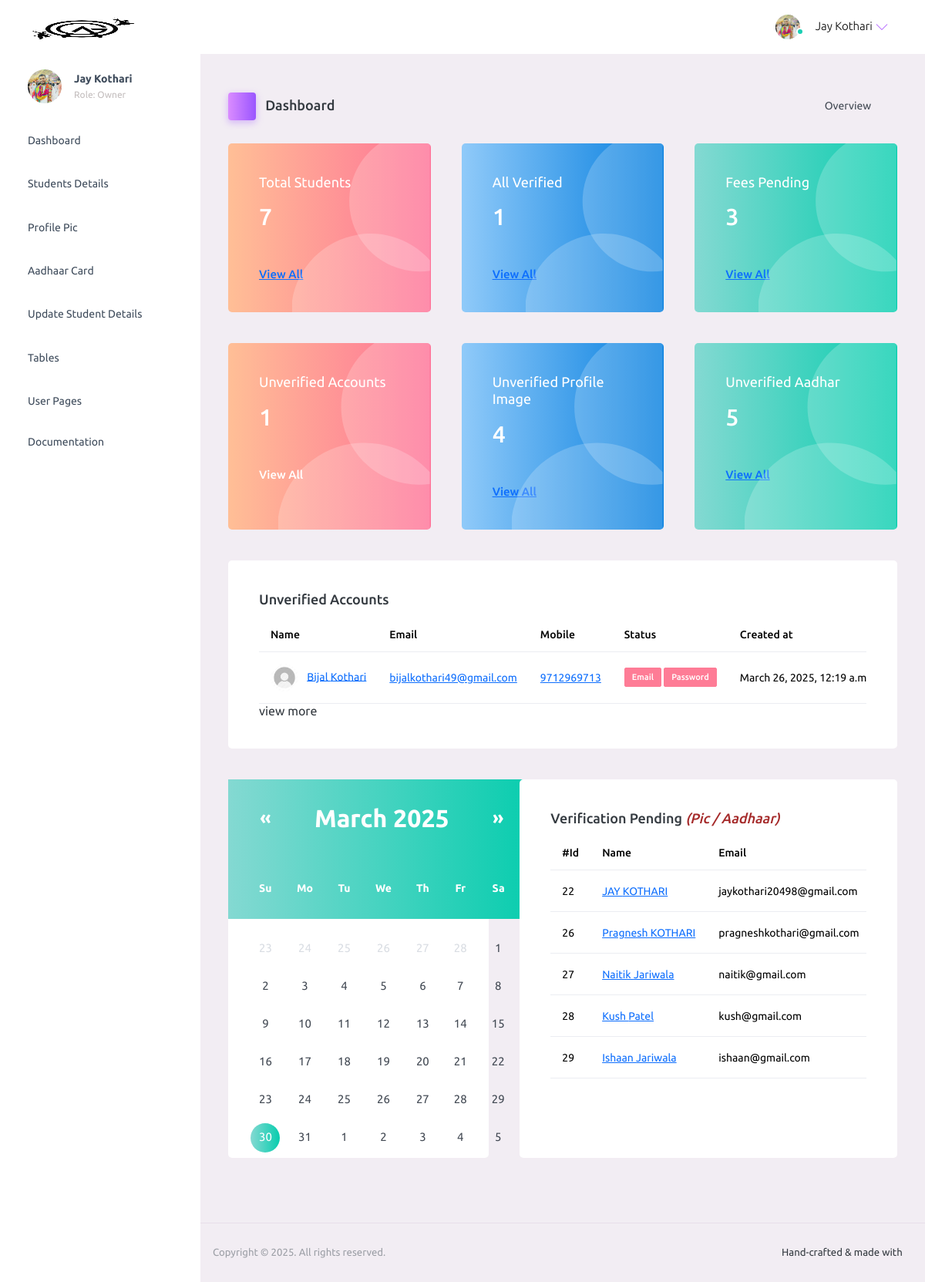
/mentor/ (signed in), run on an earlier commit of the app's database.
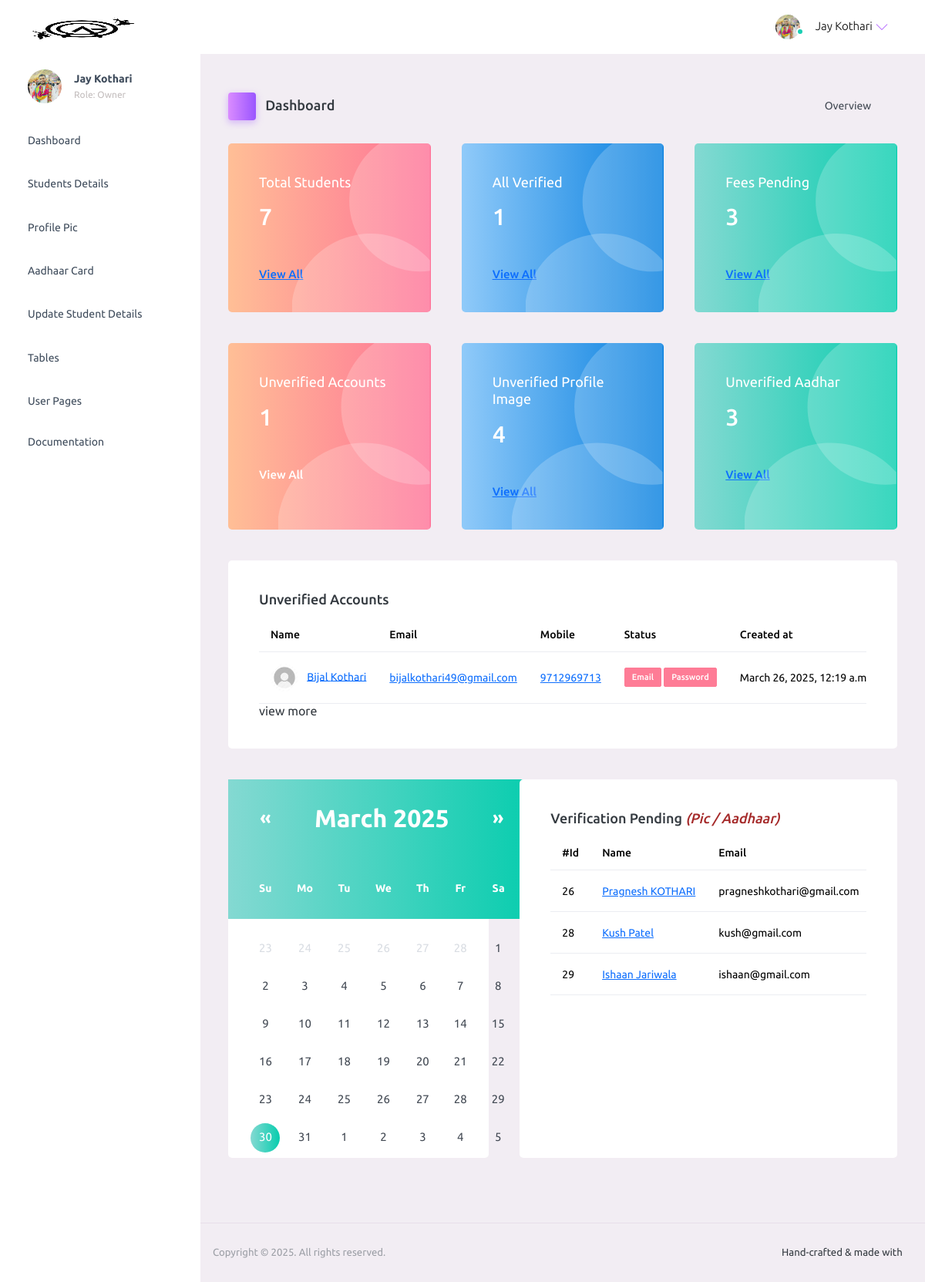
And on a later commit of the database.
### student/models.py (models this page shows, shortened)
class Student(models.Model):
    doc_choice = (
        ('Owner','Owner'),
        ('Sir','Sir'),
        ('Student','Student'),
    )
    first_name = models.CharField(max_length=30)
    last_name = models.CharField(max_length=30)
    birth_date = models.DateField(blank=True, null=True)
    email = models.EmailField(unique=True)
    mobile = models.CharField(max_length=10)
    parent_mobile = models.CharField(max_length=10)
    role = models.CharField(max_length=10, choices=doc_choice, default='Student')
    address = models.TextField()
    password = models.CharField(max_length=30)
    password_reset = models.BooleanField(default=False)
    verified = models.BooleanField(default=False)
    aadhar = models.CharField(max_length=12)
    aadhar_verified = models.BooleanField(default=False)
    aadhar_verified_by = models.CharField(max_length=30,blank=True,null=True)
    profile_qr = models.FileField(upload_to='profile_qr/',default='default/qr.png')
    profile_image = models.FileField(upload_to='profile/', default='default/profile.jpg')
    profile_image_verified = models.BooleanField(default=False)
    fees_amount = models.IntegerField(default=0)
    fees_paid = models.IntegerField(default=0)
    fees_status = models.BooleanField(default=False)
    batch_name = models.CharField(max_length=30, blank=True, null=True, default='General')
    batch_start_date = models.DateField(blank=True, null=True)
    batch_end_date = models.DateField(blank=True, null=True)
    created_at = models.DateTimeField(auto_now_add=True)

### mentor/views.py (the view)
# urls.py: path('', views.index, name='mentor-index'),
def index(request):
        student = Student.objects.get(email=request.session['email'])
        if student.role == 'Student':
            return render(request, 'login.html', {'msg': 'You are not authorized to access this page'})
        students = Student.objects.all()
        students_count = students.count()
        fees_pending = students.filter(fees_status=False).count()
        pending_verification = students.filter( Q(profile_image_verified=False) | Q(aadhar_verified=False)).exclude(verified=False).order_by('created_at')[:8]
        all_verified = students.filter(fees_status=True, verified=True, password_reset=True, profile_image_verified=True, aadhar_verified=True ).count()
        unverified_list = students.filter(Q(verified=False) | Q(password_reset=False)).order_by('created_at')
        aadhar_unverified = students.filter(aadhar_verified=False).count()
        profile_unverified = students.filter(profile_image_verified=False).count()
        return render(request, 'index.html', {'students_count': students_count,
                                              'unverified_list': unverified_list,
                                              'pending_verification': pending_verification,
                                              'student': student,
                                              'fees_pending': fees_pending,
                                              'all_verified': all_verified,
                                              'aadhar_unverified': aadhar_unverified,
                                              'profile_unverified': profile_unverified})

### mentor/templates/index.html (shortened to what this page needs)
{% extends 'header.html' %}
{% load static %}
{% block content %}
<div class="main-panel">
  <div class="content-wrapper">
    <div class="page-header">
      <h3 class="page-title">
        <span class="page-title-icon bg-gradient-primary text-white me-2">
          <i class="mdi mdi-home"></i>
        </span> Dashboard
      </h3>
      <nav aria-label="breadcrumb">
        <ul class="breadcrumb">
          <li class="breadcrumb-item active" aria-current="page">
            Overview <i class="mdi mdi-alert-circle-outline icon-sm text-primary align-middle"></i>
          </li>
        </ul>
      </nav>
    </div>
    <div class="row">
      <div class="col-md-4 stretch-card grid-margin">
        <div class="card bg-gradient-danger card-img-holder text-white">
          <div class="card-body">
            <img src="{% static 'assets/images/dashboard/circle.svg' %}" class="card-img-absolute" alt="circle-image" />
            <h4 class="font-weight-normal mb-3">Total Students
            </h4>
            <h2 class="mb-5"> {{students_count}}</h2>
            <h6 class="card-text"><a href="{% url 'students_list' %}">View All</a> </h6>
          </div>
        </div>
      </div>
      <div class="col-md-4 stretch-card grid-margin">
        <div class="card bg-gradient-info card-img-holder text-white">
          <div class="card-body">
            <img src="{% static 'assets/images/dashboard/circle.svg' %}" class="card-img-absolute" alt="circle-image" />
            <h4 class="font-weight-normal mb-3">All Verified
            </h4>
            <h2 class="mb-5">{{all_verified}}</h2>
            <h6 class="card-text"><a href="{% url 'all_verified' %}">View All</a></h6>
          </div>
        </div>
      </div>
      <div class="col-md-4 stretch-card grid-margin">
        <div class="card bg-gradient-success card-img-holder text-white">
          <div class="card-body">
            <img src="{% static 'assets/images/dashboard/circle.svg' %}" class="card-img-absolute" alt="circle-image" />
            <h4 class="font-weight-normal mb-3">Fees Pending
            </h4>
            <h2 class="mb-5">{{fees_pending}}</h2>
            <h6 class="card-text"><a href="{% url 'fees_unpaid_list' %}" >View All</a></h6>
          </div>
        </div>
      </div>
    </div>
    <div class="row">
      <div class="col-md-4 stretch-card grid-margin">
        <div class="card bg-gradient-danger card-img-holder text-white">
          <div class="card-body">
            <img src="{% static 'assets/images/dashboard/circle.svg' %}" class="card-img-absolute" alt="circle-image" />
            <h4 class="font-weight-normal mb-3">Unverified Accounts
            </h4>
            <h2 class="mb-5"> {{unverified_list.count}}</h2>
            <h6 class="card-text">View All</h6>
          </div>
        </div>
      </div>
      <div class="col-md-4 stretch-card grid-margin">
        <div class="card bg-gradient-info card-img-holder text-white">
          <div class="card-body">
            <img src="{% static 'assets/images/dashboard/circle.svg' %}" class="card-img-absolute" alt="circle-image" />
            <h4 class="font-weight-normal mb-3">Unverified Profile Image
            </h4>
            <h2 class="mb-5">{{profile_unverified}}</h2>
            <a href="{% url 'profile_image_unverified_list' %}"><h6 class="card-text">View All</h6></a>
          </div>
        </div>
      </div>
      <div class="col-md-4 stretch-card grid-margin">
        <div class="card bg-gradient-success card-img-holder text-white">
          <div class="card-body">
            <img src="{% static 'assets/images/dashboard/circle.svg' %}" class="card-img-absolute" alt="circle-image" />
            <h4 class="font-weight-normal mb-3">Unverified Aadhar
            </h4>
            <h2 class="mb-5">{{aadhar_unverified}}</h2>
            <a href="{% url 'unverified_aadhar_list' %}"><h6 class="card-text">View All</h6></a>
          </div>
        </div>
      </div>
    </div>
    <div class="row">
      <div class="col-12 grid-margin">
        <div class="card">
          <div class="card-body">
            <h4 class="card-title">Unverified Accounts</h4>
            <div class="table-responsive">
              <table class="table">
                <thead>
                  <tr>
                    <th> Name </th>
                    <th> Email </th>
                    <th> Mobile </th>
                    <th> Status </th>
                    <th> Created at </th>
                  </tr>
                </thead>
                <tbody>
                  {% for one in unverified_list %}
                  <tr>
                    <td>
                      <img src="{{one.profile_image.url}}" class="me-2" alt="image"> <a href="{% url 'view_student' one.id %}">{{one.first_name}} {{one.last_name}}</a>
                    </td>
                    <td> <a href="mailto:{{one.email}}">{{one.email}} </a></td>
                    <td> <a href="tel:+91{{one.mobile}}">{{one.mobile}}</a> </td>
                    <td>
                      {% if one.verified %}
                      <label class="badge badge-gradient-success">Email</label>
                      {% else %}
                      <label class="badge badge-danger">Email</label>
                      {% endif %}
                      {% if one.password_reset %}
                      <label class="badge badge-gradient-success">Password</label>
                      {% else %}
                      <label class="badge badge-danger">Password</label>
                      {% endif %}
                    </td>
                    <td>{{one.created_at}}</td>
                  </tr>
                  {% endfor %}
                </tbody>
              </table>
            </div>
            view more
          </div>
        </div>
      </div>
    </div>
    <div class="row">
      <div class="col-lg-5 grid-margin stretch-card">
        <div class="card">
          <div class="card-body p-0 d-flex">
            <div id="inline-datepicker" class="datepicker datepicker-custom"></div>
          </div>
        </div>
      </div>
      <div class="col-md-7 grid-margin stretch-card">
        <div class="card">
          <div class="card-body">
            <h4 class="card-title">Verification Pending <span style="font-style: italic; color: brown;">(Pic / Aadhaar)</span></h4>
            <div class="table-responsive">
              <table class="table">
                <thead>
                  <tr>
                    <th> #Id </th>
                    <th> Name </th>
                    <th> Email </th>
                  </tr>
                </thead>
                <tbody>
                  {% for one in pending_verification %}
                  <tr>
                    <td> {{one.id}} </td>
                    <td> <a href="{% url 'view_student' one.id %}">{{one.first_name}} {{one.last_name}}</a>  </td>
                    <td> {{one.email}} </td>
                  </tr>
                  {% endfor %}
                </tbody>
              </table>
            </div>
          </div>
        </div>
      </div>
    </div>
  </div>
  <footer class="footer">
    <div class="d-sm-flex justify-content-center justify-content-sm-between">
      <span class="text-muted text-center text-sm-left d-block d-sm-inline-block">Copyright © 2025. All rights reserved.</span>
      <span class="float-none float-sm-right d-block mt-1 mt-sm-0 text-center">Hand-crafted & made with <i class="mdi mdi-heart text-danger"></i></span>
    </div>
  </footer>
</div>
{% endblock %}

### mentor/templates/header.html (shortened to what this page needs)
{% load static %}
<!DOCTYPE html>
<html lang="en">
  <head>
    <link rel="stylesheet" href="{% static 'assets/vendors/mdi/css/materialdesignicons.min.css' %}">
    <link rel="stylesheet" href="{% static 'assets/vendors/ti-icons/css/themify-icons.css' %}">
    <link rel="stylesheet" href="{% static 'assets/vendors/css/vendor.bundle.base.css' %}">
    <link rel="stylesheet" href="{% static 'assets/vendors/font-awesome/css/font-awesome.min.css' %}">
    <link rel="stylesheet" href="{% static 'assets/vendors/font-awesome/css/font-awesome.min.css' %}" />
    <link rel="stylesheet" href="{% static 'assets/vendors/bootstrap-datepicker/bootstrap-datepicker.min.css' %}">
    <link rel="stylesheet" href="{% static 'assets/css/style.css' %}">
  </head>
  <body>
    {% if student.role == "Sir" or student.role == "Owner" %}
    <div class="container-scroller">
      <nav class="navbar default-layout-navbar col-lg-12 col-12 p-0 fixed-top d-flex flex-row">
        <div class="text-center navbar-brand-wrapper d-flex align-items-center justify-content-center" style="object-fit: cover; overflow: hidden; ">
          <a class="navbar-brand brand-logo" href="{% url 'mentor-index' %}"><img src="{% static 'assets/images/logo.png' %}" alt="logo"  /></a>
        </div>
        <div class="navbar-menu-wrapper d-flex align-items-stretch">
          <button class="navbar-toggler navbar-toggler align-self-center" type="button" data-toggle="minimize">
            <span class="mdi mdi-menu"></span>
          </button>
          <ul class="navbar-nav navbar-nav-right">
            <li class="nav-item nav-profile dropdown">
              <a class="nav-link dropdown-toggle" id="profileDropdown" href="#" data-bs-toggle="dropdown" aria-expanded="false">
                <div class="nav-profile-img">
                  <img src="{{student.profile_image.url}}" style="object-fit: cover;" alt="image">
                  <span class="availability-status online"></span>
                </div>
                <div class="nav-profile-text">
                  <p class="mb-1 text-black">{{student.first_name}} {{student.last_name}}</p>
                </div>
              </a>
            </li>
          </ul>
        </div>
      </nav>
      <div class="container-fluid page-body-wrapper">
        <nav class="sidebar sidebar-offcanvas" id="sidebar">
          <ul class="nav">
            <li class="nav-item nav-profile">
              <a href="#" class="nav-link">
                <div class="nav-profile-image">
                  <img src="{{student.profile_image.url}}" style="object-fit: cover;" alt="profile" />
                </div>
                <div class="nav-profile-text d-flex flex-column">
                  <span class="font-weight-bold mb-2">{{student.first_name}} {{student.last_name}}</span>
                  <span class="text-secondary text-small">Role: {{student.role}}</span>
                </div>
                <i class="mdi mdi-bookmark-check text-success nav-profile-badge"></i>
              </a>
            </li>
            <li class="nav-item">
              <a class="nav-link" href="{% url 'mentor-index' %}">
                <span class="menu-title">Dashboard</span>
                <i class="mdi mdi-home menu-icon"></i>
              </a>
            </li>
            <li class="nav-item">
              <a class="nav-link" data-bs-toggle="collapse" href="#ui-basic" aria-expanded="false" aria-controls="ui-basic">
                <span class="menu-title">Students Details</span>
                <i class="menu-arrow"></i>
                <i class="mdi mdi-contacts menu-icon"></i>
              </a>
            </li>
            <li class="nav-item">
              <a class="nav-link" data-bs-toggle="collapse" href="#icons" aria-expanded="false" aria-controls="icons">
                <span class="menu-title">Profile Pic</span>
                <i class="mdi mdi-contacts menu-icon"></i>
              </a>
            </li>
            <li class="nav-item">
              <a class="nav-link" data-bs-toggle="collapse" href="#forms" aria-expanded="false" aria-controls="forms">
                <span class="menu-title">Aadhaar Card</span>
                <i class="mdi mdi-format-list-bulleted menu-icon"></i>
              </a>
            </li>
            <li class="nav-item">
              <a class="nav-link" data-bs-toggle="collapse" href="#charts" aria-expanded="false" aria-controls="charts">
                <span class="menu-title">Update Student Details</span>
                <i class="mdi mdi-chart-bar menu-icon"></i>
              </a>
            </li>
            <li class="nav-item">
              <a class="nav-link" data-bs-toggle="collapse" href="#tables" aria-expanded="false" aria-controls="tables">
                <span class="menu-title">Tables</span>
                <i class="mdi mdi-table-large menu-icon"></i>
              </a>
            </li>
            <li class="nav-item">
              <a class="nav-link" data-bs-toggle="collapse" href="#auth" aria-expanded="false" aria-controls="auth">
                <span class="menu-title">User Pages</span>
                <i class="menu-arrow"></i>
                <i class="mdi mdi-lock menu-icon"></i>
              </a>
            </li>
            <li class="nav-item">
              <a class="nav-link" href="docs/documentation.html" target="_blank">
                <span class="menu-title">Documentation</span>
              </a>
            </li>
          </ul>
        </nav>
        {% block content %}
        {% endblock %}
      </div>
    </div>
    {% endif %}
  </body>
</html>

What changed in the data, as far as the page shows it:
no longer on this page (row edited): Student: id "22", first_name "JAY", last_name "KOTHARI", email "jaykothari20498@gmail.com", shown under "Verification Pending (Pic / Aadhaar)"
no longer on this page (row edited): Student: id "27", first_name "Naitik", last_name "Jariwala", email "naitik@gmail.com", shown under "Verification Pending (Pic / Aadhaar)"
Also different on the page:
{{ aadhar_unverified }}: "5" → "3"
